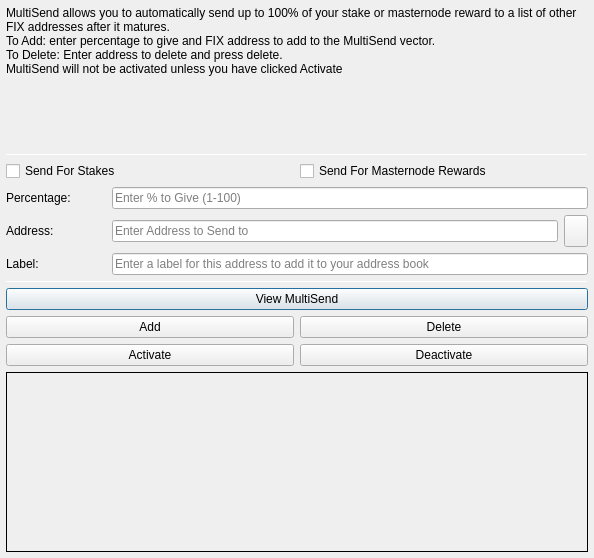
<?xml version="1.0" encoding="UTF-8"?>
<ui version="4.0">
 <class>MultiSendDialog</class>
 <widget class="QDialog" name="MultiSendDialog">
  <property name="windowModality">
   <enum>Qt::NonModal</enum>
  </property>
  <property name="geometry">
   <rect>
    <x>0</x>
    <y>0</y>
    <width>594</width>
    <height>558</height>
   </rect>
  </property>
  <property name="windowTitle">
   <string>MultiSend</string>
  </property>
  <layout class="QVBoxLayout" name="verticalLayout" stretch="0">
   <property name="leftMargin">
    <number>6</number>
   </property>
   <property name="topMargin">
    <number>6</number>
   </property>
   <property name="rightMargin">
    <number>6</number>
   </property>
   <property name="bottomMargin">
    <number>6</number>
   </property>
   <item>
    <layout class="QVBoxLayout" name="verticalLayout_Main" stretch="1,1,1,0,1,1,1">
     <item>
      <widget class="QLabel" name="label_2">
       <property name="lineWidth">
        <number>1</number>
       </property>
       <property name="text">
        <string>MultiSend allows you to automatically send up to 100% of your stake or masternode reward to a list of other FIX addresses after it matures.
To Add: enter percentage to give and FIX address to add to the MultiSend vector.
To Delete: Enter address to delete and press delete.
MultiSend will not be activated unless you have clicked Activate</string>
       </property>
       <property name="alignment">
        <set>Qt::AlignLeading|Qt::AlignLeft|Qt::AlignTop</set>
       </property>
       <property name="wordWrap">
        <bool>true</bool>
       </property>
      </widget>
     </item>
     <item>
      <widget class="Line" name="line">
       <property name="minimumSize">
        <size>
         <width>0</width>
         <height>1</height>
        </size>
       </property>
       <property name="maximumSize">
        <size>
         <width>16777215</width>
         <height>1</height>
        </size>
       </property>
       <property name="orientation">
        <enum>Qt::Horizontal</enum>
       </property>
      </widget>
     </item>
     <item>
      <layout class="QVBoxLayout" name="verticalLayout_Settings">
       <item>
        <layout class="QHBoxLayout" name="horizontalLayout">
         <item>
          <widget class="QCheckBox" name="multiSendStakeCheckBox">
           <property name="text">
            <string>Send For Stakes</string>
           </property>
          </widget>
         </item>
         <item>
          <widget class="QCheckBox" name="multiSendMasternodeCheckBox">
           <property name="text">
            <string>Send For Masternode Rewards</string>
           </property>
          </widget>
         </item>
        </layout>
       </item>
       <item>
        <layout class="QHBoxLayout" name="horizontalLayout_6">
         <item>
          <widget class="QLabel" name="label">
           <property name="minimumSize">
            <size>
             <width>100</width>
             <height>0</height>
            </size>
           </property>
           <property name="toolTip">
            <string>Percentage of stake to send</string>
           </property>
           <property name="text">
            <string>Percentage:</string>
           </property>
          </widget>
         </item>
         <item>
          <widget class="QLineEdit" name="multiSendPercentEdit">
           <property name="toolTip">
            <string>Enter whole numbers 1 - 100</string>
           </property>
           <property name="placeholderText">
            <string>Enter % to Give (1-100)</string>
           </property>
          </widget>
         </item>
        </layout>
       </item>
       <item>
        <layout class="QHBoxLayout" name="horizontalLayout_7">
         <item>
          <widget class="QLabel" name="label_5">
           <property name="minimumSize">
            <size>
             <width>100</width>
             <height>0</height>
            </size>
           </property>
           <property name="toolTip">
            <string>Address to send portion of stake to</string>
           </property>
           <property name="text">
            <string>Address:</string>
           </property>
          </widget>
         </item>
         <item>
          <widget class="QLineEdit" name="multiSendAddressEdit">
           <property name="toolTip">
            <string/>
           </property>
           <property name="placeholderText">
            <string>Enter Address to Send to</string>
           </property>
          </widget>
         </item>
         <item>
          <widget class="QToolButton" name="addressBookButton">
           <property name="maximumSize">
            <size>
             <width>16777215</width>
             <height>32</height>
            </size>
           </property>
           <property name="toolTip">
            <string>Choose an address from the address book</string>
           </property>
           <property name="text">
            <string/>
           </property>
           <property name="icon">
            <iconset resource="../fix.qrc">
             <normaloff>:/icons/address-book</normaloff>:/icons/address-book</iconset>
           </property>
           <property name="shortcut">
            <string>Alt+A</string>
           </property>
          </widget>
         </item>
        </layout>
       </item>
      </layout>
     </item>
     <item>
      <layout class="QHBoxLayout" name="horizontalLayout_3">
       <item>
        <widget class="QLabel" name="label_3">
         <property name="minimumSize">
          <size>
           <width>100</width>
           <height>0</height>
          </size>
         </property>
         <property name="text">
          <string>Label:</string>
         </property>
        </widget>
       </item>
       <item>
        <widget class="QLineEdit" name="labelAddressLabelEdit">
         <property name="placeholderText">
          <string>Enter a label for this address to add it to your address book</string>
         </property>
        </widget>
       </item>
      </layout>
     </item>
     <item>
      <widget class="Line" name="line_2">
       <property name="minimumSize">
        <size>
         <width>0</width>
         <height>1</height>
        </size>
       </property>
       <property name="maximumSize">
        <size>
         <width>16777215</width>
         <height>1</height>
        </size>
       </property>
       <property name="orientation">
        <enum>Qt::Horizontal</enum>
       </property>
      </widget>
     </item>
     <item>
      <layout class="QVBoxLayout" name="verticalLayout_Buttons">
       <item>
        <layout class="QHBoxLayout" name="horizontalLayout_4">
         <item>
          <widget class="QPushButton" name="viewButton">
           <property name="toolTip">
            <string/>
           </property>
           <property name="statusTip">
            <string>View MultiSend Vector</string>
           </property>
           <property name="text">
            <string>View MultiSend</string>
           </property>
          </widget>
         </item>
        </layout>
       </item>
       <item>
        <layout class="QHBoxLayout" name="horizontalLayout_2">
         <item>
          <widget class="QPushButton" name="addButton">
           <property name="toolTip">
            <string/>
           </property>
           <property name="statusTip">
            <string>Add to MultiSend Vector</string>
           </property>
           <property name="text">
            <string>Add</string>
           </property>
          </widget>
         </item>
         <item>
          <widget class="QPushButton" name="deleteButton">
           <property name="toolTip">
            <string/>
           </property>
           <property name="statusTip">
            <string>Delete Address From MultiSend Vector</string>
           </property>
           <property name="text">
            <string>Delete</string>
           </property>
          </widget>
         </item>
        </layout>
       </item>
       <item>
        <layout class="QHBoxLayout" name="horizontalLayout_5">
         <item>
          <widget class="QPushButton" name="activateButton">
           <property name="statusTip">
            <string>Activate MultiSend</string>
           </property>
           <property name="text">
            <string>Activate</string>
           </property>
          </widget>
         </item>
         <item>
          <widget class="QPushButton" name="disableButton">
           <property name="statusTip">
            <string>Deactivate MultiSend</string>
           </property>
           <property name="text">
            <string>Deactivate</string>
           </property>
          </widget>
         </item>
        </layout>
       </item>
      </layout>
     </item>
     <item>
      <widget class="QLabel" name="message">
       <property name="minimumSize">
        <size>
         <width>0</width>
         <height>180</height>
        </size>
       </property>
       <property name="frameShape">
        <enum>QFrame::Panel</enum>
       </property>
       <property name="frameShadow">
        <enum>QFrame::Plain</enum>
       </property>
       <property name="lineWidth">
        <number>1</number>
       </property>
       <property name="midLineWidth">
        <number>1</number>
       </property>
       <property name="text">
        <string/>
       </property>
       <property name="alignment">
        <set>Qt::AlignLeading|Qt::AlignLeft|Qt::AlignTop</set>
       </property>
       <property name="wordWrap">
        <bool>true</bool>
       </property>
      </widget>
     </item>
    </layout>
   </item>
  </layout>
 </widget>
 <resources>
  <include location="../fix.qrc"/>
 </resources>
 <connections/>
</ui>
